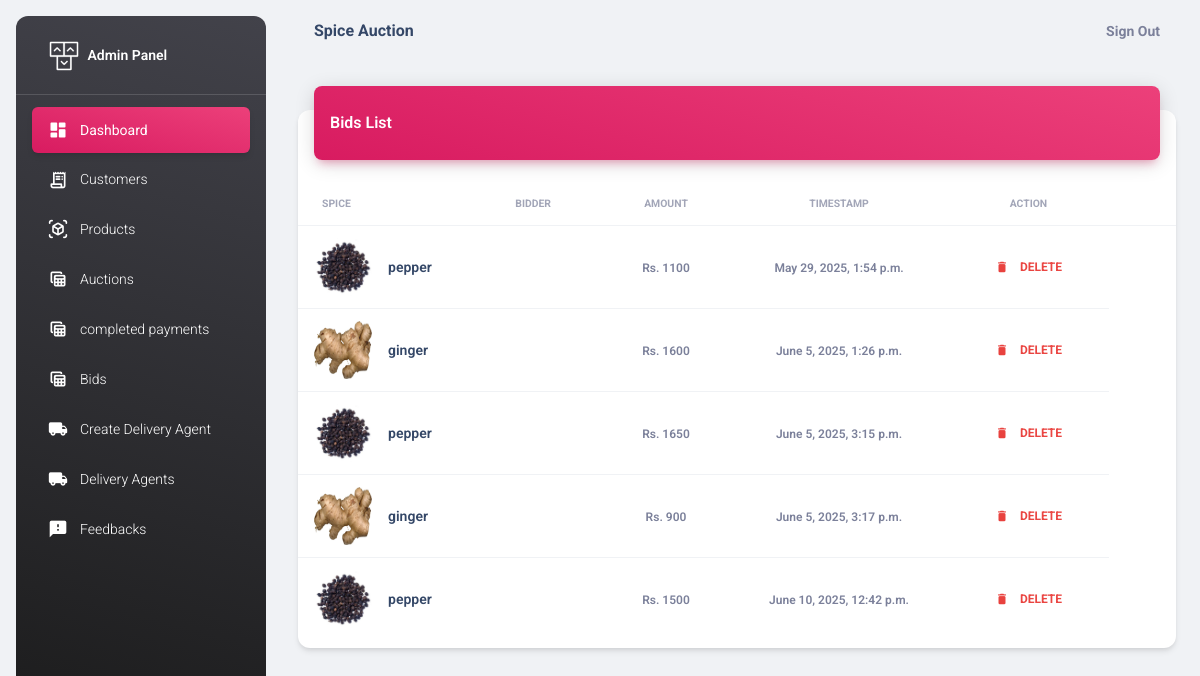
The app's page /adminapi/bids/ (signed in) with its own data.
### adminapi/models.py (models this page shows, shortened)
class Bid(models.Model):
    auction = models.ForeignKey(Auction, on_delete=models.CASCADE)
    bidder = models.ForeignKey(CustomUser, on_delete=models.CASCADE)
    amount = models.PositiveIntegerField()
    timestamp = models.DateTimeField(auto_now_add=True)
    is_selected=models.BooleanField(default=False)

class Auction(models.Model):
    spice = models.ForeignKey(Spice, on_delete=models.CASCADE)
    auctioneer = models.ForeignKey(Seller, on_delete=models.CASCADE)
    starting_bid = models.DecimalField(max_digits=10, decimal_places=2)
    expected_bid = models.DecimalField(max_digits=10, decimal_places=2, default=0)
    number_of_lots = models.IntegerField(default=1)
    end_time = models.DateTimeField()
    created_at = models.DateTimeField(auto_now_add=True)
    choices= [
        ('Available', 'Available'),
        ('Sold', 'Sold'),
        ('Expired', 'Expired'),
    ]
    status=models.CharField(max_length=50, choices=choices, default='Available')

class Spice(models.Model):
    seller = models.ForeignKey(Seller, on_delete=models.CASCADE)
    name = models.CharField(max_length=100)
    description = models.CharField(max_length=100)
    stock_quantity = models.PositiveIntegerField(default=0)
    image = models.ImageField(upload_to="images", null=True)
    created_at = models.DateTimeField(auto_now_add=True)
    choices= [
        ('Available', 'Available'),
        ('Not Available', 'Not Available'),
    ]
    status=models.CharField(max_length=50, choices=choices, default='Available')

### adminapi/views.py (the view)
# urls.py: path("bids/",views.BidsView.as_view(),name="bids"),
@method_decorator(decs,name="dispatch")
class BidsView(ListView):
    template_name="bids.html"
    model=Bid
    context_object_name="bids"

### adminapi/views.py (called while the page is built)
def signin_required(fn):
    def wrapper(request,*args,**kwargs):
        if not request.user.is_authenticated:
            messages.error(request,"invalid session!..please login")
            return redirect("signin")
        else:
            return fn(request,*args,**kwargs)
    return wrapper

def is_admin(fn):
    def wrapper(request,*args,**kwargs):
        if not request.user.is_superuser:
            messages.error(request,"Permission denied for current user !")
            return redirect("adminsignin")
        else:
            return fn(request,*args,**kwargs)
    return wrapper

### adminapi/templates/bids.html (shortened to what this page needs)
{%extends 'base.html'%}
{%load static%}
{%block body_block%}
<div class="container-fluid py-4">
    <div class="row">
      <div class="col-12">
        <div class="card my-4">
          <div class="card-header p-0 position-relative mt-n4 mx-3 z-index-2">
            <div class="bg-gradient-primary shadow-primary border-radius-lg pt-4 pb-3">
              <h6 class="text-white text-capitalize ps-3">Bids List</h6>
            </div>
          </div>
          <div class="card-body px-0 pb-2">
            <div class="table-responsive p-0">
              <table class="table align-items-center mb-0">
                <thead>
                  <tr>
                    <th class="text-uppercase text-secondary text-xxs font-weight-bolder opacity-7">Spice</th>
                    <th class="text-uppercase text-secondary text-xxs font-weight-bolder opacity-7 ps-2">Bidder</th>
                    <th class="text-center text-uppercase text-secondary text-xxs font-weight-bolder opacity-7">Amount</th>
                    <th class="text-center text-uppercase text-secondary text-xxs font-weight-bolder opacity-7">TimeStamp</th>
                    <th class="text-center text-uppercase text-secondary text-xxs font-weight-bolder opacity-7">Action</th>
                    <th class="text-secondary opacity-7"></th>
                  </tr>
                </thead>
                <tbody>
                    {%for bid in bids%}
                        <tr>
                            <td>
                            <div class="d-flex px-2 py-1">
                                <div>
                                <img src="{{bid.auction.spice.image.url}}" class="avatar avatar-lg me-3 border-radius-lg">
                                </div>
                                <div class="d-flex flex-column justify-content-center">
                                <h6 class="mb-0 text-sm">{{bid.auction.spice.name}}</h6>
                                </div>
                            </div>
                            </td>
                            <td>
                            </td>
                            <td class="align-middle text-center text-sm">
                            <span class="text-secondary text-xs font-weight-bold">Rs. {{bid.amount}}</span>
                            </td>
                            <td class="align-middle text-center">
                            <span class="text-secondary text-xs font-weight-bold">{{bid.timestamp}}</span>
                            </td>
                            <td class="align-middle text-center">
                              <a href="{% url 'bid_delete' bid.id %}" class="btn btn-link text-danger text-gradient px-3 mb-0">
                                  <i class="material-icons text-sm me-2">delete</i> Delete
                              </a>
                          </td>
                        </tr>
                    {%endfor%}
                </tbody>
              </table>
            </div>
          </div>
        </div>
      </div>
    </div>
  </div>
{%endblock%}

### records on screen
Bid: auction.spice.image (picture), auction.spice.name "pepper", amount "1100", timestamp "May 29, 2025, 1:54 p.m."
Bid: auction.spice.image (picture), auction.spice.name "ginger", amount "1600", timestamp "June 5, 2025, 1:26 p.m."
Bid: auction.spice.image (picture), auction.spice.name "pepper", amount "1650", timestamp "June 5, 2025, 3:15 p.m."
Bid: auction.spice.image (picture), auction.spice.name "ginger", amount "900", timestamp "June 5, 2025, 3:17 p.m."
Bid: auction.spice.image (picture), auction.spice.name "pepper", amount "1500", timestamp "June 10, 2025, 12:42 p.m."
